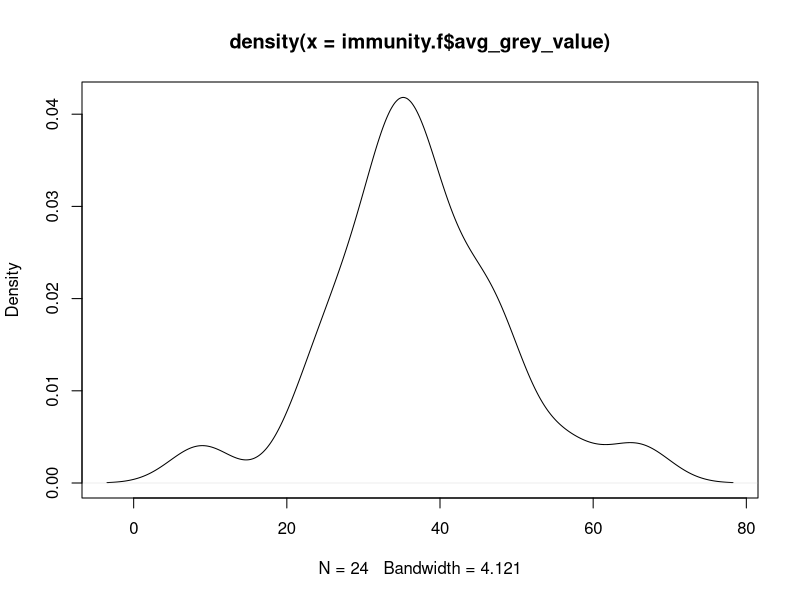
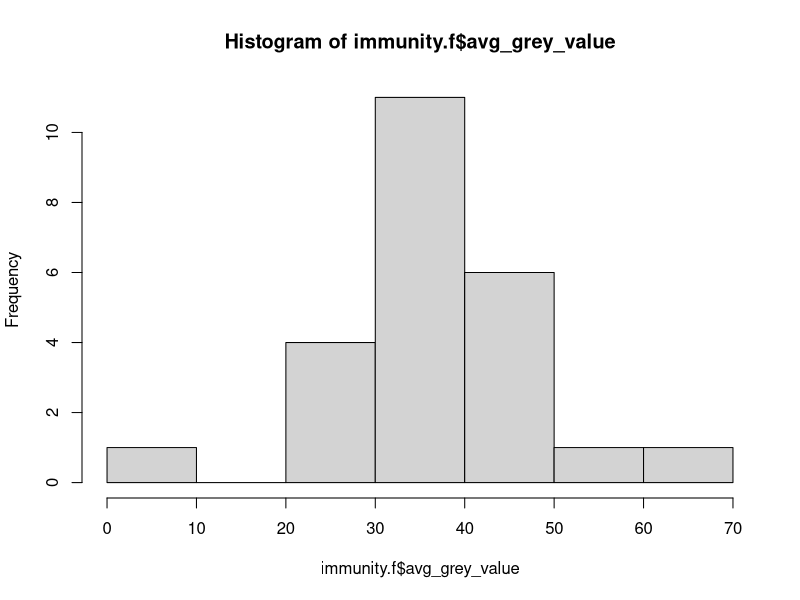
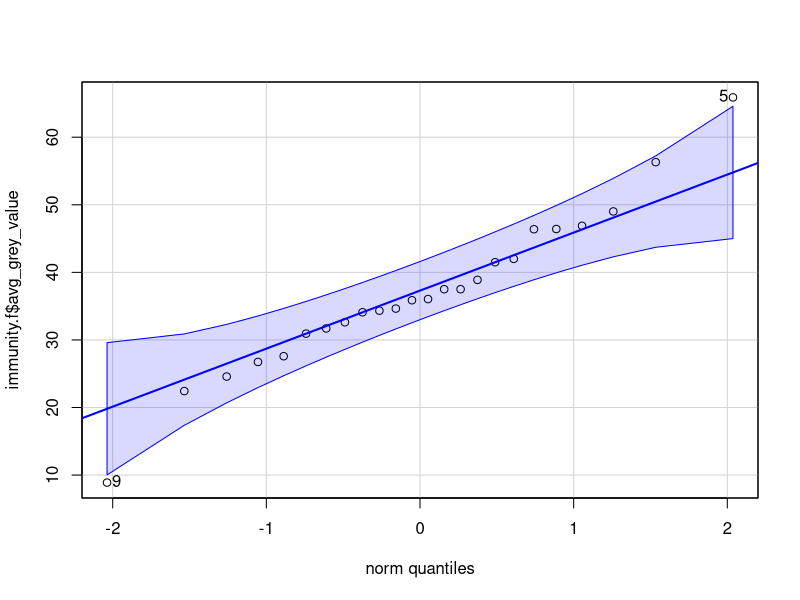
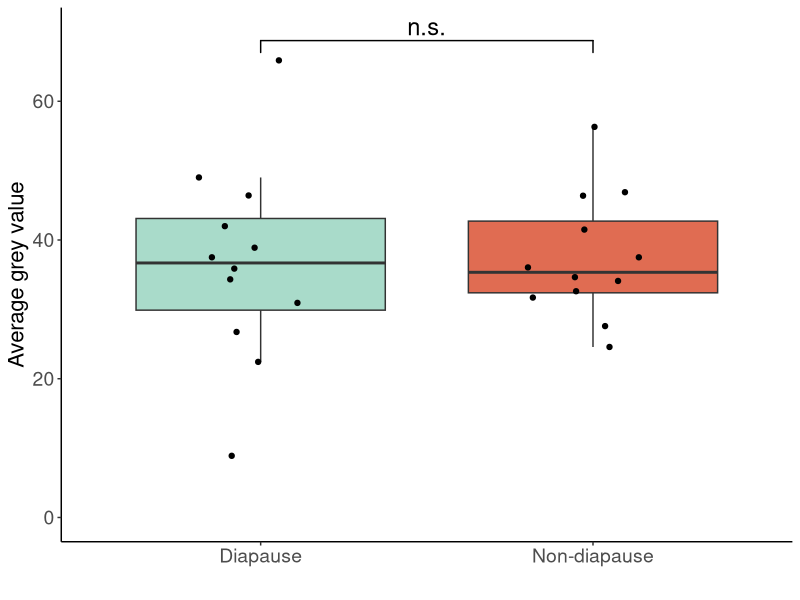
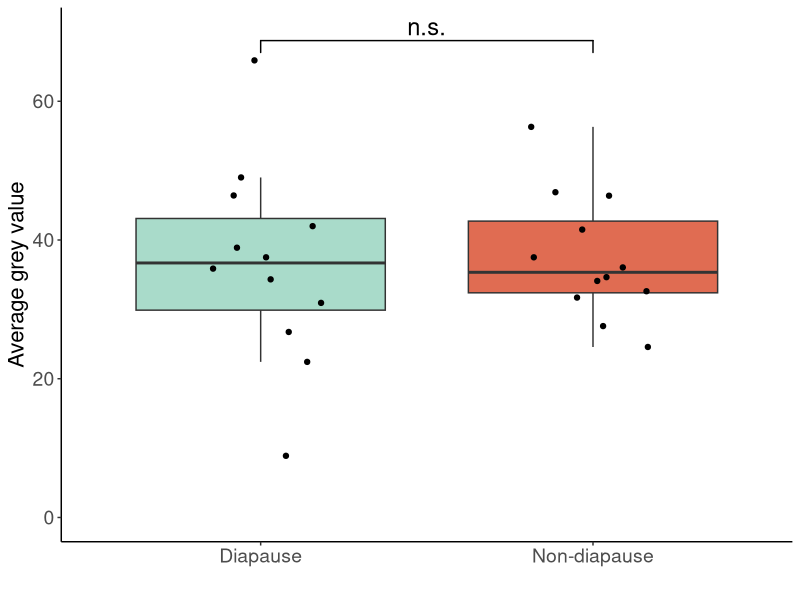

Here is the R script that generated these plots, in order:
## ---- chunk 1
library(tidyverse)
library(car)
library(nortest)
library(lme4)
library(ggsignif)
## ---- chunk 2
immunity <- read_csv("Megachile_D_vs_ND_grey_values.csv", 
                     col_select = c(1:5), 
                     col_names = TRUE,
                     col_types = cols(
                       beeID = col_character(),
                       avg_grey_value = col_double(), 
                       treatment = col_character(), 
                       sex = col_character(),
                       thorax = col_double()
                     ))
problems(immunity)
## ---- chunk 3
immunity.f <- immunity %>% 
  filter(sex == "F")
## ---- chunk 4

plot(density(immunity.f$avg_grey_value))
hist(immunity.f$avg_grey_value)
immunity.f %>% 
  group_by(treatment) %>% 
  summarise(median = median(avg_grey_value), 
            mean = mean(avg_grey_value), 
            se = sd(avg_grey_value)/sqrt(n()), 
            n = n())
## ---- chunk 5
qqp(immunity.f$avg_grey_value, "norm")
shapiro.test(immunity.f$avg_grey_value)
ad.test(immunity.f$avg_grey_value)
leveneTest(avg_grey_value ~ treatment, data = immunity.f)
## ---- chunk 6
m1 <- lm(avg_grey_value ~ treatment + thorax, data = immunity.f)
summary(m1)
Anova(m1)
## ---- chunk 7
ggplot(immunity.f, aes(x = treatment, y = avg_grey_value, 
                     fill = treatment)) + 
  geom_boxplot(alpha = 0.8, outlier.color=NA) + 
  geom_jitter(position = position_jitter(width = 0.20)) + 
  geom_signif(data = immunity.f, stat = "signif", position = "identity", 
              comparisons = list(c("D", "ND")), map_signif_level = TRUE, 
              annotations = "n.s.", textsize = 6) + 
  coord_cartesian(ylim = c(0, 70)) +
  theme_classic() + 
  scale_fill_manual(values = c("#94D2BD","#D84727")) + 
  theme(legend.position = "none", 
        axis.title=element_text(size=16), axis.text=element_text(size=14)) +
  xlab("") + 
  scale_x_discrete(labels = c("Diapause", "Non-diapause")) + 
  ylab("Average grey value")
ggsave("immunity.png", width = 7, height = 5)
## ---- chunk 8
sessionInfo()
citation("tidyverse")
citation("car")
citation("nortest")
citation("lme4")
citation("ggsignif")
